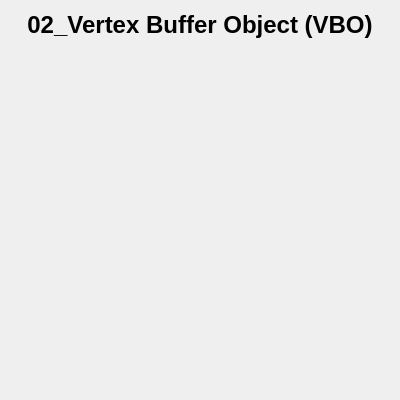
<?xml version="1.0" encoding="UTF-8"?>
<ui version="4.0">
 <class>window</class>
 <widget class="QWidget" name="window">
  <property name="geometry">
   <rect>
    <x>0</x>
    <y>0</y>
    <width>400</width>
    <height>400</height>
   </rect>
  </property>
  <property name="windowTitle">
   <string>window</string>
  </property>
  <layout class="QGridLayout" name="gridLayout">
   <item row="0" column="0">
    <widget class="QLabel" name="label">
     <property name="sizePolicy">
      <sizepolicy hsizetype="Preferred" vsizetype="Fixed">
       <horstretch>0</horstretch>
       <verstretch>0</verstretch>
      </sizepolicy>
     </property>
     <property name="font">
      <font>
       <pointsize>18</pointsize>
       <weight>75</weight>
       <bold>true</bold>
      </font>
     </property>
     <property name="text">
      <string>02_Vertex Buffer Object (VBO)</string>
     </property>
     <property name="alignment">
      <set>Qt::AlignCenter</set>
     </property>
    </widget>
   </item>
   <item row="1" column="0">
    <widget class="glWidget" name="widget" native="true"/>
   </item>
  </layout>
 </widget>
 <customwidgets>
  <customwidget>
   <class>glWidget</class>
   <extends>QWidget</extends>
   <header location="global">glwidget.h</header>
   <container>1</container>
  </customwidget>
 </customwidgets>
 <resources/>
 <connections/>
</ui>
